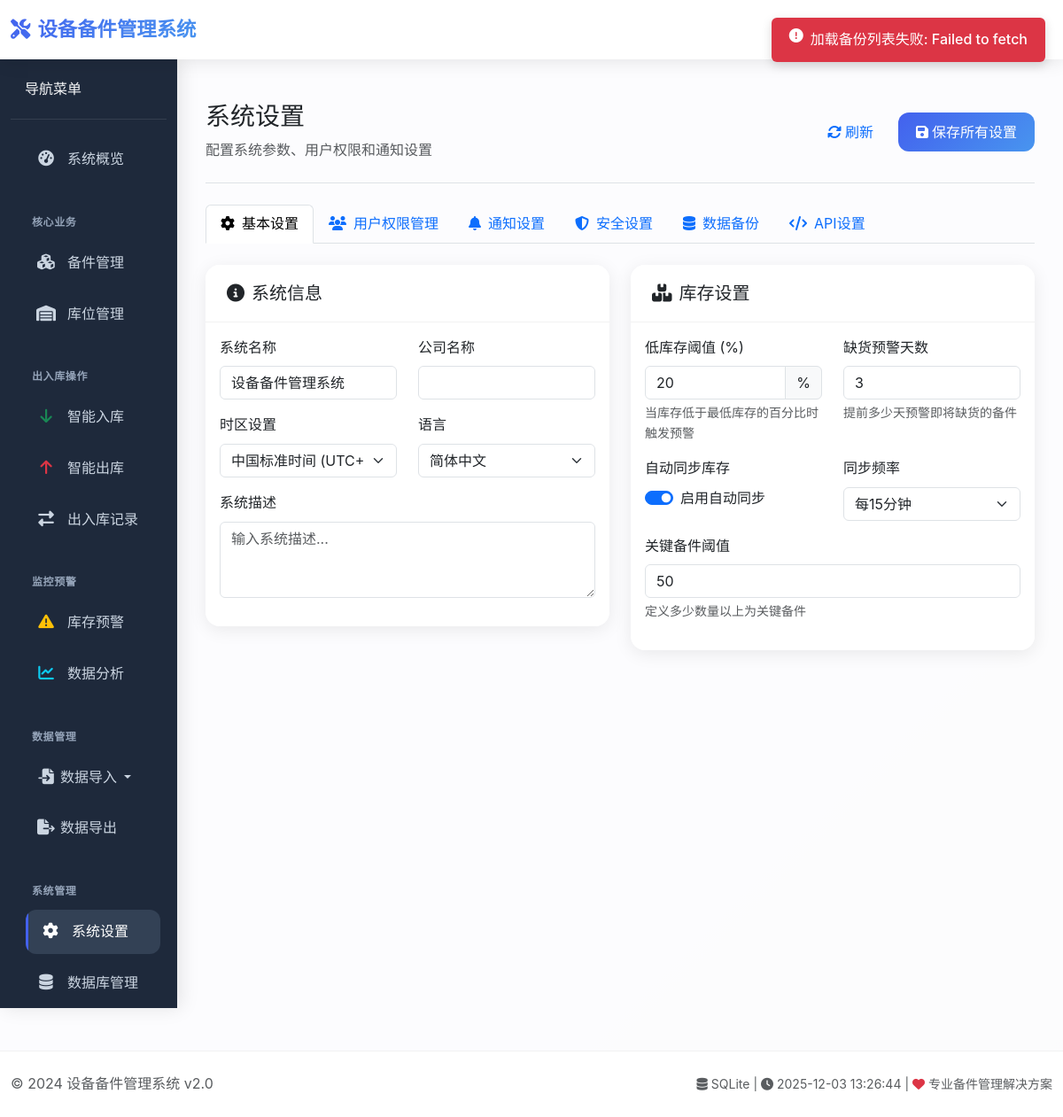
The app's page /settings, older data.
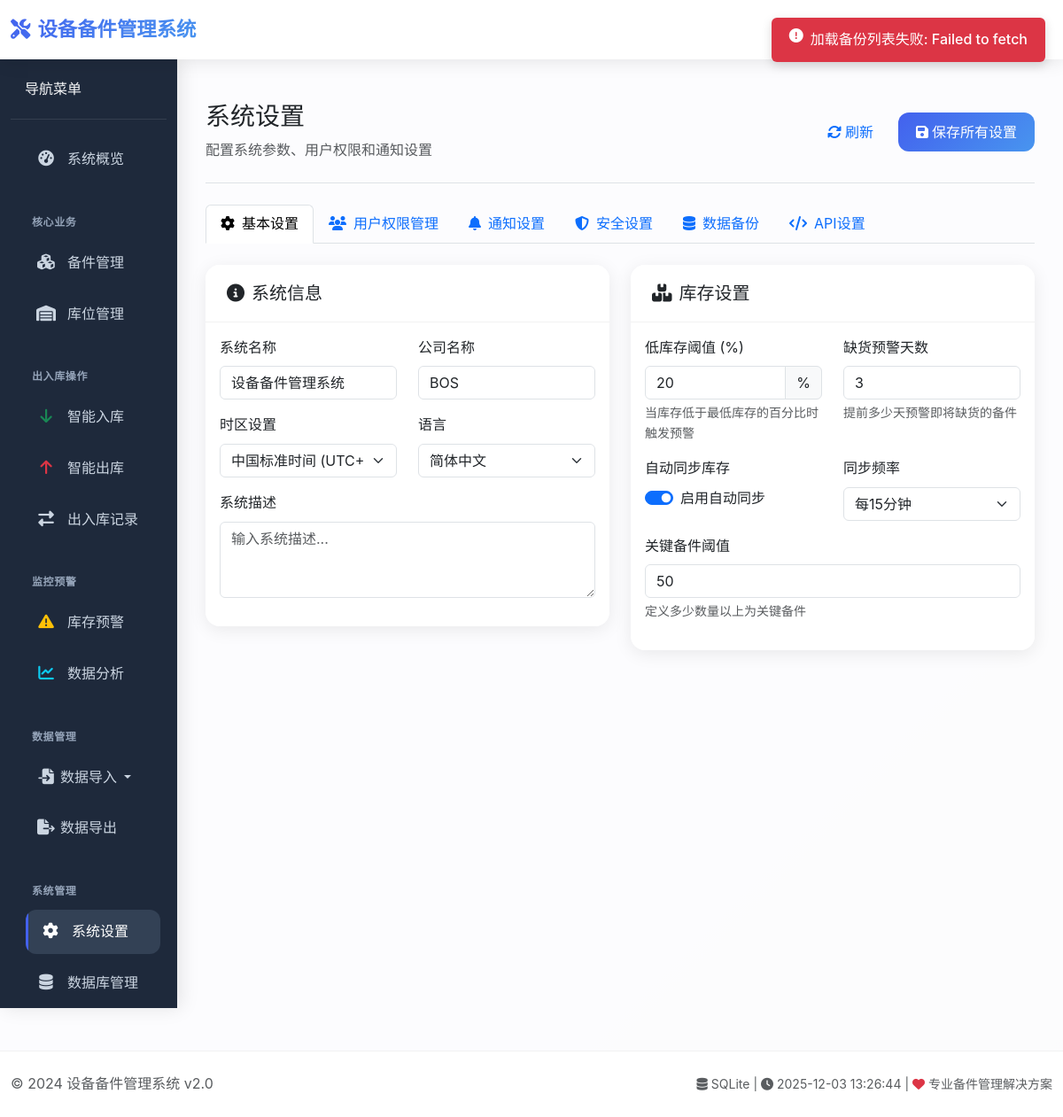
The same page, newer data.
### tables this page shows
CREATE TABLE system_settings (
                id INTEGER PRIMARY KEY AUTOINCREMENT,
                setting_key TEXT UNIQUE NOT NULL,
                setting_value TEXT,
                setting_type TEXT DEFAULT 'string',
                category TEXT DEFAULT 'general',
                description TEXT,
                created_date TIMESTAMP DEFAULT CURRENT_TIMESTAMP,
                updated_date TIMESTAMP DEFAULT CURRENT_TIMESTAMP
            );

### routes/enhanced_settings_routes.py (the view)
    @app.route('/settings')
    def system_settings():
        current_settings = get_system_settings()
        return render_template('settings.html', settings=current_settings)

### templates/settings.html (shortened to what this page needs)
{% extends "base.html" %}
{% block content %}
<div class="d-flex justify-content-between flex-wrap flex-md-nowrap align-items-center pt-3 pb-4 mb-4 border-bottom">
    <div>
        <h1 class="h3 mb-2">系统设置</h1>
        <p class="text-muted mb-0">配置系统参数、用户权限和通知设置</p>
    </div>
    <div class="btn-toolbar mb-2 mb-md-0">
        <div class="btn-group me-2">
            <button type="button" class="btn btn-outline-primary" onclick="location.reload()">
                <i class="fas fa-sync-alt me-1"></i>刷新
            </button>
        </div>
        <div class="btn-group">
            <button type="button" class="btn btn-primary" onclick="saveAllSettings()">
                <i class="fas fa-save me-1"></i>保存所有设置
            </button>
        </div>
    </div>
</div>
<div class="row mb-4">
    <div class="col-12">
        <ul class="nav nav-tabs" id="settingsTab" role="tablist">
            <li class="nav-item" role="presentation">
                <button class="nav-link active" id="general-tab" data-bs-toggle="tab" data-bs-target="#general" type="button">
                    <i class="fas fa-cog me-2"></i>基本设置
                </button>
            </li>
            <li class="nav-item" role="presentation">
                <button class="nav-link" id="users-tab" data-bs-toggle="tab" data-bs-target="#users" type="button">
                    <i class="fas fa-users me-2"></i>用户权限管理
                </button>
            </li>
            <li class="nav-item" role="presentation">
                <button class="nav-link" id="notifications-tab" data-bs-toggle="tab" data-bs-target="#notifications" type="button">
                    <i class="fas fa-bell me-2"></i>通知设置
                </button>
            </li>
            <li class="nav-item" role="presentation">
                <button class="nav-link" id="security-tab" data-bs-toggle="tab" data-bs-target="#security" type="button">
                    <i class="fas fa-shield-alt me-2"></i>安全设置
                </button>
            </li>
            <li class="nav-item" role="presentation">
                <button class="nav-link" id="backup-tab" data-bs-toggle="tab" data-bs-target="#backup" type="button">
                    <i class="fas fa-database me-2"></i>数据备份
                </button>
            </li>
            <li class="nav-item" role="presentation">
                <button class="nav-link" id="api-tab" data-bs-toggle="tab" data-bs-target="#api" type="button">
                    <i class="fas fa-code me-2"></i>API设置
                </button>
            </li>
        </ul>
    </div>
</div>
<div class="tab-content settings-tab-content" id="settingsTabContent">
    <div class="tab-pane fade show active" id="general" role="tabpanel">
        <div class="row">
            <div class="col-lg-6">
                <div class="card mb-4">
                    <div class="card-header">
                        <h5 class="card-title mb-0"><i class="fas fa-info-circle me-2"></i>系统信息</h5>
                    </div>
                    <div class="card-body">
                        <div class="row mb-3">
                            <div class="col-md-6">
                                <label class="form-label">系统名称</label>
                                <input type="text" class="form-control" id="system_name" value="{{ settings.system_name if settings else '设备备件管理系统' }}">
                            </div>
                            <div class="col-md-6">
                                <label class="form-label">公司名称</label>
                                <input type="text" class="form-control" id="company_name" value="{{ settings.company_name if settings else '' }}">
                            </div>
                        </div>
                        <div class="row mb-3">
                            <div class="col-md-6">
                                <label class="form-label">时区设置</label>
                                <select class="form-select" id="timezone">
                                    <option value="Asia/Shanghai" selected>中国标准时间 (UTC+8)</option>
                                </select>
                            </div>
                            <div class="col-md-6">
                                <label class="form-label">语言</label>
                                <select class="form-select" id="language">
                                    <option value="zh-CN" selected>简体中文</option>
                                </select>
                            </div>
                        </div>
                        <div class="row mb-3">
                            <div class="col-12">
                                <label class="form-label">系统描述</label>
                                <textarea class="form-control" id="system_description" rows="3" placeholder="输入系统描述...">{{ settings.description if settings else '' }}</textarea>
                            </div>
                        </div>
                    </div>
                </div>
            </div>
            <div class="col-lg-6">
                <div class="card mb-4">
                    <div class="card-header">
                        <h5 class="card-title mb-0"><i class="fas fa-boxes me-2"></i>库存设置</h5>
                    </div>
                    <div class="card-body">
                        <div class="row mb-3">
                            <div class="col-md-6">
                                <label class="form-label">低库存阈值 (%)</label>
                                <div class="input-group">
                                    <input type="number" class="form-control" id="low_stock_threshold" value="{{ settings.low_stock_threshold if settings else '20' }}" min="1" max="100">
                                    <span class="input-group-text">%</span>
                                </div>
                                <div class="form-text">当库存低于最低库存的百分比时触发预警</div>
                            </div>
                            <div class="col-md-6">
                                <label class="form-label">缺货预警天数</label>
                                <input type="number" class="form-control" id="out_of_stock_days" value="3" min="1" max="30">
                                <div class="form-text">提前多少天预警即将缺货的备件</div>
                            </div>
                        </div>
                        <div class="row mb-3">
                            <div class="col-md-6">
                                <label class="form-label">自动同步库存</label>
                                <div class="form-check form-switch">
                                    <input class="form-check-input" type="checkbox" id="auto_sync_enabled" checked>
                                    <label class="form-check-label" for="auto_sync_enabled">启用自动同步</label>
                                </div>
                            </div>
                            <div class="col-md-6">
                                <label class="form-label">同步频率</label>
                                <select class="form-select" id="sync_frequency">
                                    <option value="15" selected>每15分钟</option>
                                </select>
                            </div>
                        </div>
                        <div class="row mb-3">
                            <div class="col-12">
                                <label class="form-label">关键备件阈值</label>
                                <input type="number" class="form-control" id="critical_part_threshold" value="50" min="0" max="1000">
                                <div class="form-text">定义多少数量以上为关键备件</div>
                            </div>
                        </div>
                    </div>
                </div>
            </div>
        </div>
    </div>
</div>
{% endblock %}

Row changes from the older to the newer data that the page shows:
added system_settings: setting_value "BOS"
